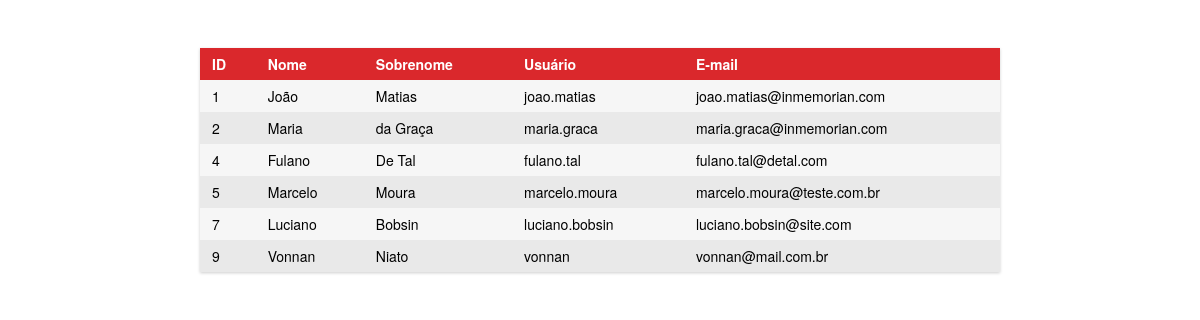
The page / on the database its author committed.
### tables this page shows
CREATE TABLE `user` (
  `id` int(3) UNSIGNED NOT NULL,
  `nome` varchar(90) NOT NULL,
  `sobrenome` varchar(120) NOT NULL,
  `usuario` varchar(60) NOT NULL,
  `senha` varchar(60) NOT NULL COMMENT 'Senhas criptografadas utilizando bcrypt',
  `email` varchar(90) NOT NULL,
  `status` char(1) NOT NULL COMMENT '0 = Inativo;1 = Ativo'
);

### controller/controller.php (called while the page is built)
<?php
	include_once("model/model.php");
	class Controller {
		public $model;
		public function __construct(){
	        $this->model = new Model();
	    }
		public function invoke(){
			$users = $this->model->getUserList();
			include 'view/userList.php';
		}
	}
?>

### index.php (called while the page is built)
<?php
	include_once("controller/controller.php");
	$controller = new Controller();
	$controller->invoke();
?>

### model/model.php (called while the page is built, shortened)
	<?php
	include_once("model/user.php");
	class Database{
		private static $dbName = 'simers' ;
		private static $dbHost = 'localhost' ;
		private static $dbUsername = 'root';
		private static $dbUserPassword = '';
		private static $cont  = null;
		public static function connect(){
			if ( null == self::$cont ){
				try{
					self::$cont =  new PDO( "mysql:host=".self::$dbHost.";"."dbname=".self::$dbName, self::$dbUsername, self::$dbUserPassword);
					self::$cont->exec("set names utf8");
				}
				catch(PDOException $e){
					die($e->getMessage());
				}
			}
			return self::$cont;
		}
		public static function disconnect(){
			self::$cont = null;
		}
	}
	class Model {
		public function getUserList(){
			$pdo = Database::connect();
			$sql = "SELECT * FROM user WHERE status=1 ORDER BY id";
			foreach ($pdo->query($sql) as $row) {
				$id = $row['id'];
				$nome = $row['nome'];
				$sobrenome = $row['sobrenome'];
				$usuario = $row['usuario'];
				$email = $row['email'];
				$listaUser[] = new User($id, $nome, $sobrenome, $usuario, $email);
			}
			return $listaUser;
		}
	}
?>

### model/user.php (called while the page is built, shortened)
<?php
	class User {
		public function __construct($id, $nome, $sobrenome, $usuario, $email){
	        $this->id = $id;
		    $this->nome = $nome;
		    $this->sobrenome = $sobrenome;
		    $this->usuario = $usuario;
		    $this->email = $email;
	    }
	}
?>

### view/userList.php (the view, shortened to what this page needs)
<!DOCTYPE html>
<html lang="pt-br">
	<head>
    	<link href="css/styles.css" rel="stylesheet">
	</head>
	<body>
		<div class="conteudo">
			<div class="tabela">
				<div class="row header">
					<div class="cell">ID</div>
					<div class="cell">Nome</div>
					<div class="cell">Sobrenome</div>
					<div class="cell">Usuário</div>
					<div class="cell">E-mail</div>
				</div>
				<?php
				foreach ($users as $id => $user){
					$id = $user -> id;
					$nome = $user -> nome;
					$sobrenome = $user -> sobrenome;
					$usuario = $user -> usuario;
					$email = $user -> email;
					echo "<div class='row'>\n";
					echo "	<div class='cell'>$id</div>\n";
					echo "	<div class='cell'>$nome</div>\n";
					echo "	<div class='cell'>$sobrenome</div>\n";
					echo "	<div class='cell'>$usuario</div>\n";
					echo "	<div class='cell'>$email</div>\n";
					echo "</div>\n";
				}
				?>
			</div>
		</div>
	</body>
</html>

### css/styles.css (style rules this page uses)
body { font-family: "Helvetica Neue", Helvetica, Arial; font-size: 14px; line-height: 20px; font-weight: 400; }
.conteudo { margin: 0 auto; padding: 40px; max-width: 800px; }
.tabela { margin: 0 0 40px 0; width: 100%; box-shadow: 0 1px 3px rgba(0, 0, 0, 0.2); display: table; }
.row { display: table-row; background: #F6F6F6; }
.row:nth-child(odd) { background: #E9E9E9; }
.row.header { font-weight: bold; color: #FFFFFF; background: #DA282C; }
.cell { padding: 6px 12px; display: table-cell; }

### rows shown on the page
user: id "1", nome "João", sobrenome "Matias", usuario "joao.matias", email "joao.matias@inmemorian.com"
user: id "2", nome "Maria", sobrenome "da Graça", usuario "maria.graca", email "maria.graca@inmemorian.com"
user: id "4", nome "Fulano", sobrenome "De Tal", usuario "fulano.tal", email "fulano.tal@detal.com"
user: id "5", nome "Marcelo", sobrenome "Moura", usuario "marcelo.moura", email "marcelo.moura@teste.com.br"
user: id "7", nome "Luciano", sobrenome "Bobsin", usuario "luciano.bobsin", email "luciano.bobsin@site.com"
user: id "9", nome "Vonnan", sobrenome "Niato", usuario "vonnan", email "vonnan@mail.com.br"
